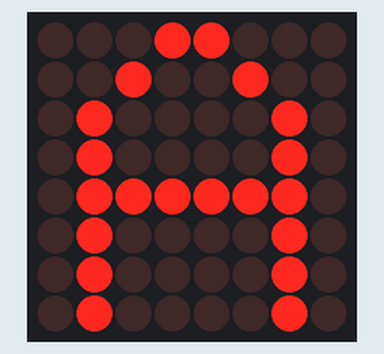
Bench run of a sketch on a simulated Arduino Uno, built with avr-gcc and run on an emulated ATmega328P. Parts: 8×8 LED matrix.

Above: at 0.1 s.
At 0.8 s:
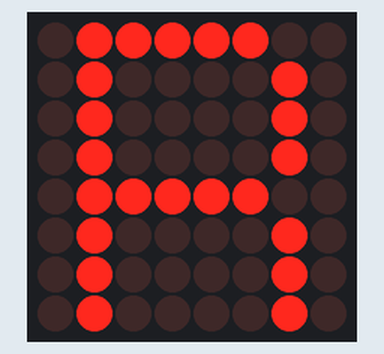
At 1.6 s:
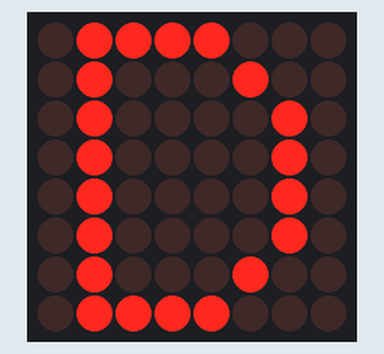
At 2.3 s:
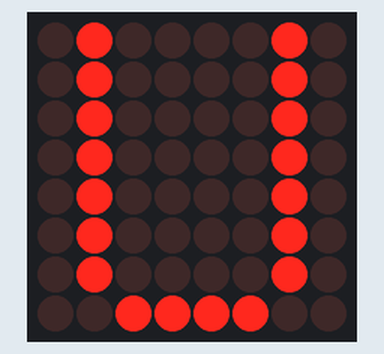
At 3.1 s:
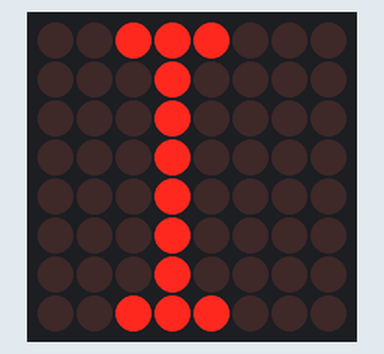
At 4.6 s:
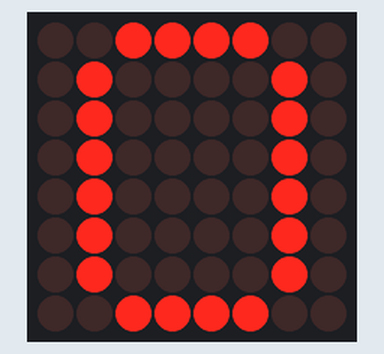

The sketch:

Experiment_9_MAX7219_LedControl_2.ino
```cpp
// (licence header left out)
#include "LedControl.h"

const byte A[] = {B00011000,
                  B00100100,
                  B01000010,
                  B01000010,
                  B01111110,
                  B01000010,
                  B01000010,
                  B01000010
                 };

const byte R[] = {B01111100,
                  B01000010,
                  B01000010,
                  B01000010,
                  B01111100,
                  B01000010,
                  B01000010,
                  B01000010
                 };

const byte D[] = {B01111000,
                  B01000100,
                  B01000010,
                  B01000010,
                  B01000010,
                  B01000010,
                  B01000100,
                  B01111000
                 };

const byte U[] = {B01000010,
                  B01000010,
                  B01000010,
                  B01000010,
                  B01000010,
                  B01000010,
                  B01000010,
                  B00111100
                 };

const byte I[] = {B00111000,
                  B00010000,
                  B00010000,
                  B00010000,
                  B00010000,
                  B00010000,
                  B00010000,
                  B00111000
                 };

const byte N[] = {B01000010,
                  B01000010,
                  B01100010,
                  B01010010,
                  B01001010,
                  B01000110,
                  B01000010,
                  B01000010
                 };

const byte O[] = {B00111100,
                  B01000010,
                  B01000010,
                  B01000010,
                  B01000010,
                  B01000010,
                  B01000010,
                  B00111100
                 };

LedControl lc = LedControl(2, 4, 3, 1);

void setup() {
  /*
    The MAX72XX is in power - saving mode on startup,
      we have to do a wakeup call.
      display 1 has an index of 0
  */
  lc.shutdown(0, false);
  //Set the brightness to a medium value
  lc.setIntensity(0, 8);
  //and clear the display
  lc.clearDisplay(0);
}

void loop() {
  for (int i = 0; i < 8; i++) {
    lc.setRow(0, i, A[i]);
  }
  delay (750);
  for (int i = 0; i < 8; i++) {
    lc.setRow(0, i, R[i]);
  }
  delay (750);
  for (int i = 0; i < 8; i++) {
    lc.setRow(0, i, D[i]);
  }
  delay (750);
  for (int i = 0; i < 8; i++) {
    lc.setRow(0, i, U[i]);
  }
  delay (750);
  for (int i = 0; i < 8; i++) {
    lc.setRow(0, i, I[i]);
  }
  delay (750);
  for (int i = 0; i < 8; i++) {
    lc.setRow(0, i, N[i]);
  }
  delay (750);
  for (int i = 0; i < 8; i++) {
    lc.setRow(0, i, O[i]);
  }
  delay (750);
}
```

Measured:
- by itself, everything shown: repeats every 5.3 s, in 7 steps
- what the display in image 1 shows lasts 0.7 s, from 0.8 s to 1.5 s
